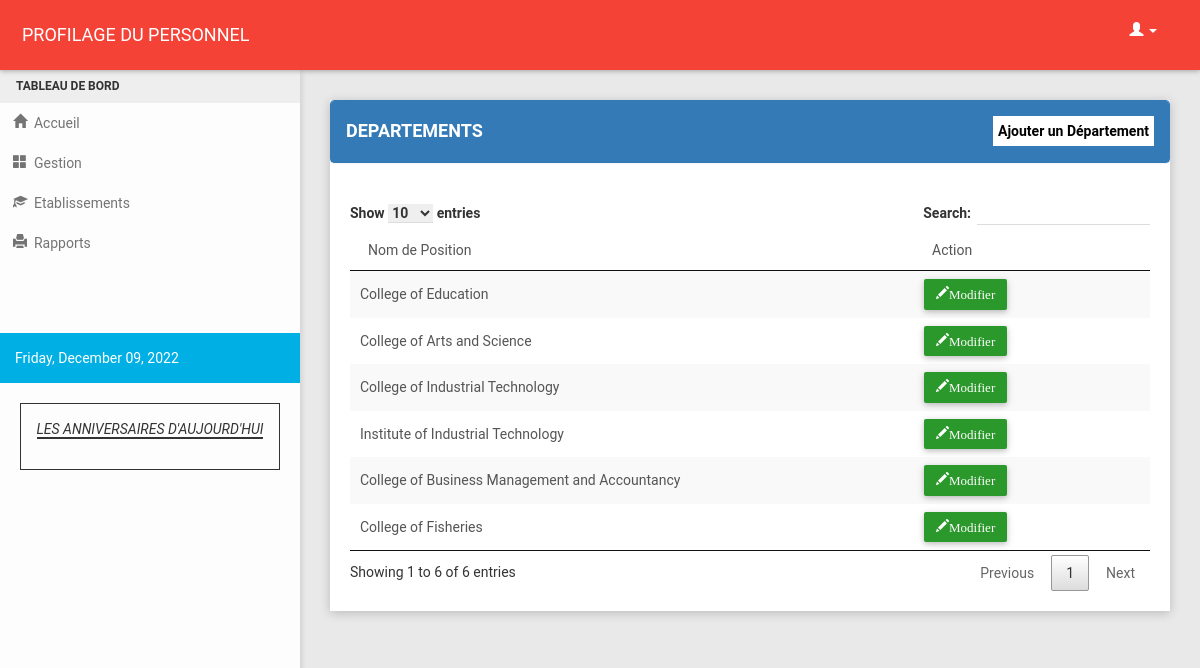
Page /department_table.php on the committed database.
### tables this page shows
CREATE TABLE `tbl_department` (
  `dept_id` int(3) NOT NULL,
  `dept_name` char(75) NOT NULL
);

### department_table.php (the view, shortened to what this page needs)
<?php
include("header.php");
?>
 <section class="content">
        <div class="container-fluid">
            <div class="row clearfix">
                <div class="col-lg-12 col-md-12 col-sm-12 col-xs-12">
                    <div class="card">
                        <div class = "panel panel-primary">
                            <div class = "panel-heading">
                                <h4>DEPARTEMENTS</h4>
                                <a href="#" data-toggle="modal" data-target="#add_department">
                                    <span class="print btn-default" style="width: auto;">Ajouter un Département<span>
                                </a>
                            </div>
                        </div>
                        <div id="print">
                            <div class="body">
                                <table id = "example" class = "stripe" cellspacing = "0" >
                                <thead>
                                    <tr>
                                        <td>Nom de Position</td>
                                        <td width = "200px">Action</td>
                                    </tr>
                                </thead>
                                <tbody>
                                <tr>
                                <?php
                                    include('connect.php');
                                    $display = $con->prepare("SELECT * FROM tbl_department ORDER BY dept_id ASC");
                                    $display->execute();
                                    $fetch = $display->fetchAll();
                                    foreach($fetch as $key => $row) { ?>
                                        <td><?php echo $row['dept_name']; ?></td>
                                        <td>
                                         <?php include('edit_department.php'); ?>
                                     <?php
                                     }?>
</section>
<?php
include("script.php");
?>

### edit_department.php (shortened to what this page needs)
<a class="btn btn-success" href="#edit<?php echo $row['dept_id']?>" data-toggle="modal">
    <span class = "glyphicon glyphicon-pencil" aria-hidden = "true">Modifier</span>
</a>
</div>

### css/style1.css (style rules this page uses)
a .print { float:right; margin-top: -35px; background-color: #fff; padding: 5px; color: #000; border: none; width: 50px; font-weight: bold; }

### assets/css/style.css (style rules this page uses)
.print { float: right; border: 1px solid #4caf50; padding: 2px 10px 2px 10px; text-decoration: none; color: #000; background-color: #f44336; }

### rows in the picture
tbl_department: dept_name "College of Education"
tbl_department: dept_name "College of Arts and Science"
tbl_department: dept_name "College of Industrial Technology"
tbl_department: dept_name "Institute of Industrial Technology"
tbl_department: dept_name "College of Business Management and Accountancy"
tbl_department: dept_name "College of Fisheries"
